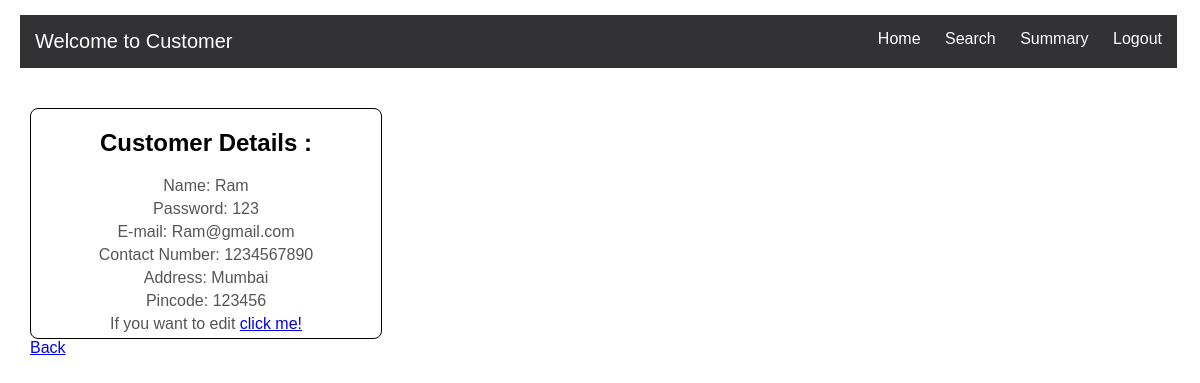
The app's page /Customer/1 with its own data.
### Application/models.py (models this page shows)
class Customer(db.Model):
    Id = db.Column(db.Integer, unique=True, primary_key=True, autoincrement=True, nullable=False)
    Full_name =db.Column(db.String, nullable=False)
    Email =db.Column(db.String, unique=True, nullable=False)
    Phone_number=db.Column(db.Integer, nullable=False)
    Password =db.Column(db.String, nullable=False)
    Address =db.Column(db.String, nullable=False)
    Pincode =db.Column(db.Integer, nullable=False)
    service_requests = db.relationship('Service_request', backref='customer', lazy=True)

### Application/controller.py (the view)
@app.route('/Customer/<int:ID>')
def C_details(ID):
    cust=Customer.query.filter_by(Id=ID).first()
    return render_template("Customer_details.html",ID=ID,cust=cust)

### templates/Customer_details.html (shortened to what this page needs)
<!DOCTYPE html>
<html lang="en">
<head>
    <link rel="stylesheet" type="text/css" href="{{url_for('static',filename='style1.css')}}">
</head>
<body>
    {% include 'Customer_header.html' %}
    <div class="edit">
    <h2>Customer Details :</h2>
    <p>Name: {{ cust.Full_name }}</p>
    <p>Password: {{ cust.Password }}</p>
    <p>E-mail: {{ cust.Email }}</p>
    <p>Contact Number: {{ cust.Phone_number }}</p>
    <p>Address: {{ cust.Address }}</p>
    <p>Pincode: {{ cust.Pincode }}</p>
    <p> If you want to edit <a href="/Customer/Edit/{{ID}}">click me!</a></p>
    </div>
    <a href="/Customer/Home/{{ID}}">Back</a>
</body>
</html>

### static/style1.css (style rules this page uses)
body { font-family: Arial, sans-serif; margin-left: 30px; }
.edit p { margin: 10px 0; font-size: 16px; color: #555; }
.edit { max-width: 350px; border: 1px solid black; border-radius: 8px; text-align: center; }
.edit p { margin-top: 5px; margin-bottom: 5px; }

### records on screen
Customer: Full_name "Ram", Password "123", Email "Ram@gmail.com", Phone_number "1234567890", Address "Mumbai", Pincode "123456"
